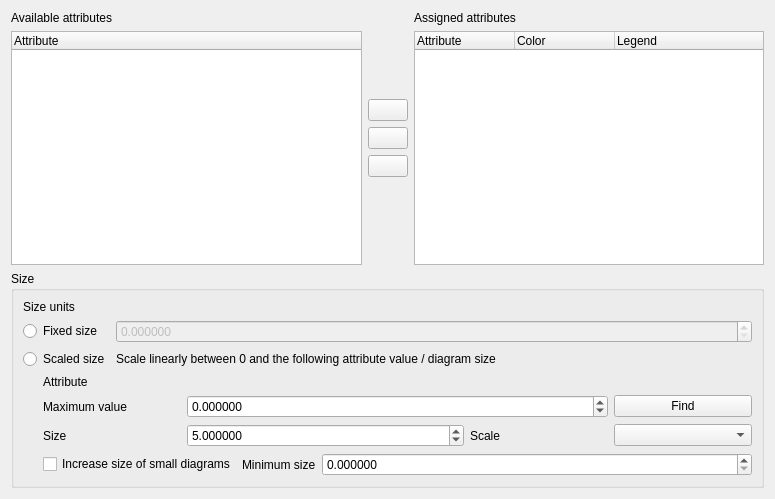
                <widget class="QWidget" name="scrollAreaWidgetContents">
                 <property name="geometry">
                  <rect>
                   <x>0</x>
                   <y>0</y>
                   <width>775</width>
                   <height>499</height>
                  </rect>
                 </property>
                 <layout class="QGridLayout" name="gridLayout_9">
                  <item row="0" column="0">
                   <layout class="QVBoxLayout" name="verticalLayout_14">
                    <item>
                     <layout class="QHBoxLayout" name="horizontalLayout_2">
                      <item>
                       <layout class="QVBoxLayout" name="availAttributesLayout">
                        <item>
                         <widget class="QLabel" name="label">
                          <property name="text">
                           <string>Available attributes</string>
                          </property>
                         </widget>
                        </item>
                        <item>
                         <widget class="QTreeWidget" name="mAttributesTreeWidget">
                          <property name="selectionMode">
                           <enum>QAbstractItemView::ExtendedSelection</enum>
                          </property>
                          <property name="indentation">
                           <number>0</number>
                          </property>
                          <property name="rootIsDecorated">
                           <bool>false</bool>
                          </property>
                          <property name="itemsExpandable">
                           <bool>false</bool>
                          </property>
                          <property name="expandsOnDoubleClick">
                           <bool>false</bool>
                          </property>
                          <property name="columnCount">
                           <number>1</number>
                          </property>
                          <column>
                           <property name="text">
                            <string notr="true">Attribute</string>
                           </property>
                          </column>
                         </widget>
                        </item>
                       </layout>
                      </item>
                      <item>
                       <layout class="QVBoxLayout" name="attributeButtonLayout">
                        <item>
                         <spacer name="verticalSpacer">
                          <property name="orientation">
                           <enum>Qt::Vertical</enum>
                          </property>
                          <property name="sizeHint" stdset="0">
                           <size>
                            <width>20</width>
                            <height>0</height>
                           </size>
                          </property>
                         </spacer>
                        </item>
                        <item>
                         <widget class="QPushButton" name="mAddAttributeExpression">
                          <property name="enabled">
                           <bool>true</bool>
                          </property>
                          <property name="toolTip">
                           <string>Add expression</string>
                          </property>
                          <property name="icon">
                           <iconset resource="../../images/images.qrc">
                            <normaloff>:/images/themes/default/mIconExpression.svg</normaloff>:/images/themes/default/mIconExpression.svg</iconset>
                          </property>
                         </widget>
                        </item>
                        <item>
                         <widget class="QPushButton" name="mAddCategoryPushButton">
                          <property name="sizePolicy">
                           <sizepolicy hsizetype="Minimum" vsizetype="Fixed">
                            <horstretch>0</horstretch>
                            <verstretch>0</verstretch>
                           </sizepolicy>
                          </property>
                          <property name="toolTip">
                           <string>Add selected attributes</string>
                          </property>
                          <property name="text">
                           <string/>
                          </property>
                          <property name="icon">
                           <iconset resource="../../images/images.qrc">
                            <normaloff>:/images/themes/default/symbologyAdd.svg</normaloff>:/images/themes/default/symbologyAdd.svg</iconset>
                          </property>
                         </widget>
                        </item>
                        <item>
                         <widget class="QPushButton" name="mRemoveCategoryPushButton">
                          <property name="sizePolicy">
                           <sizepolicy hsizetype="Minimum" vsizetype="Fixed">
                            <horstretch>0</horstretch>
                            <verstretch>0</verstretch>
                           </sizepolicy>
                          </property>
                          <property name="toolTip">
                           <string>Remove selected attributes</string>
                          </property>
                          <property name="text">
                           <string/>
                          </property>
                          <property name="icon">
                           <iconset resource="../../images/images.qrc">
                            <normaloff>:/images/themes/default/symbologyRemove.svg</normaloff>:/images/themes/default/symbologyRemove.svg</iconset>
                          </property>
                         </widget>
                        </item>
                        <item>
                         <spacer name="verticalSpacer_5">
                          <property name="orientation">
                           <enum>Qt::Vertical</enum>
                          </property>
                          <property name="sizeHint" stdset="0">
                           <size>
                            <width>20</width>
                            <height>0</height>
                           </size>
                          </property>
                         </spacer>
                        </item>
                       </layout>
                      </item>
                      <item>
                       <layout class="QVBoxLayout" name="assignedAttributesLayout">
                        <item>
                         <widget class="QLabel" name="Assigened">
                          <property name="text">
                           <string>Assigned attributes</string>
                          </property>
                         </widget>
                        </item>
                        <item>
                         <widget class="QTreeWidget" name="mDiagramAttributesTreeWidget">
                          <property name="toolTip">
                           <string>Drag and drop to reorder</string>
                          </property>
                          <property name="dragEnabled">
                           <bool>true</bool>
                          </property>
                          <property name="dragDropMode">
                           <enum>QAbstractItemView::InternalMove</enum>
                          </property>
                          <property name="defaultDropAction">
                           <enum>Qt::TargetMoveAction</enum>
                          </property>
                          <property name="selectionMode">
                           <enum>QAbstractItemView::ExtendedSelection</enum>
                          </property>
                          <property name="indentation">
                           <number>0</number>
                          </property>
                          <property name="rootIsDecorated">
                           <bool>false</bool>
                          </property>
                          <property name="itemsExpandable">
                           <bool>false</bool>
                          </property>
                          <property name="columnCount">
                           <number>3</number>
                          </property>
                          <column>
                           <property name="text">
                            <string>Attribute</string>
                           </property>
                          </column>
                          <column>
                           <property name="text">
                            <string>Color</string>
                           </property>
                          </column>
                          <column>
                           <property name="text">
                            <string>Legend</string>
                           </property>
                          </column>
                         </widget>
                        </item>
                       </layout>
                      </item>
                     </layout>
                    </item>
                    <item>
                     <widget class="QgsCollapsibleGroupBox" name="mGroupBox_2">
                      <property name="title">
                       <string>Size</string>
                      </property>
                      <layout class="QGridLayout" name="gridLayout_8">
                       <item row="0" column="0">
                        <widget class="QLabel" name="mDiagramUnitsLabel">
                         <property name="text">
                          <string>Size units</string>
                         </property>
                        </widget>
                       </item>
                       <item row="0" column="1">
                        <widget class="QgsUnitSelectionWidget" name="mDiagramUnitComboBox" native="true">
                         <property name="focusPolicy">
                          <enum>Qt::StrongFocus</enum>
                         </property>
                        </widget>
                       </item>
                       <item row="1" column="0">
                        <widget class="QRadioButton" name="mFixedSizeRadio">
                         <property name="text">
                          <string>Fixed size</string>
                         </property>
                        </widget>
                       </item>
                       <item row="1" column="1">
                        <widget class="QgsDoubleSpinBox" name="mDiagramSizeSpinBox">
                         <property name="enabled">
                          <bool>false</bool>
                         </property>
                         <property name="sizePolicy">
                          <sizepolicy hsizetype="MinimumExpanding" vsizetype="Fixed">
                           <horstretch>0</horstretch>
                           <verstretch>0</verstretch>
                          </sizepolicy>
                         </property>
                         <property name="decimals">
                          <number>6</number>
                         </property>
                         <property name="maximum">
                          <double>9999999.990000000223517</double>
                         </property>
                         <property name="singleStep">
                          <double>0.200000000000000</double>
                         </property>
                        </widget>
                       </item>
                       <item row="2" column="0">
                        <widget class="QRadioButton" name="mAttributeBasedScalingRadio">
                         <property name="text">
                          <string>Scaled size</string>
                         </property>
                        </widget>
                       </item>
                       <item row="2" column="1">
                        <widget class="QLabel" name="mLinearlyScalingLabel">
                         <property name="text">
                          <string>Scale linearly between 0 and the following attribute value / diagram size</string>
                         </property>
                         <property name="wordWrap">
                          <bool>true</bool>
                         </property>
                        </widget>
                       </item>
                       <item row="3" column="0" colspan="2">
                        <widget class="QFrame" name="mLinearScaleFrame">
                         <property name="frameShape">
                          <enum>QFrame::NoFrame</enum>
                         </property>
                         <property name="frameShadow">
                          <enum>QFrame::Plain</enum>
                         </property>
                         <layout class="QVBoxLayout" name="verticalLayout_2">
                          <property name="leftMargin">
                           <number>20</number>
                          </property>
                          <property name="topMargin">
                           <number>0</number>
                          </property>
                          <property name="rightMargin">
                           <number>0</number>
                          </property>
                          <property name="bottomMargin">
                           <number>0</number>
                          </property>
                          <item>
                           <layout class="QGridLayout" name="gridLayout">
                            <item row="3" column="0">
                             <widget class="QLabel" name="mSizeLabel">
                              <property name="text">
                               <string>Size</string>
                              </property>
                             </widget>
                            </item>
                            <item row="3" column="3">
                             <widget class="QLabel" name="mScaleDependencyLabel">
                              <property name="text">
                               <string>Scale</string>
                              </property>
                             </widget>
                            </item>
                            <item row="3" column="4">
                             <widget class="QComboBox" name="mScaleDependencyComboBox"/>
                            </item>
                            <item row="4" column="0" colspan="5">
                             <widget class="QFrame" name="mFrameIncreaseSize">
                              <property name="frameShape">
                               <enum>QFrame::NoFrame</enum>
                              </property>
                              <property name="frameShadow">
                               <enum>QFrame::Raised</enum>
                              </property>
                              <layout class="QHBoxLayout" name="horizontalLayout">
                               <property name="leftMargin">
                                <number>0</number>
                               </property>
                               <property name="topMargin">
                                <number>0</number>
                               </property>
                               <property name="rightMargin">
                                <number>0</number>
                               </property>
                               <property name="bottomMargin">
                                <number>0</number>
                               </property>
                               <item>
                                <widget class="QCheckBox" name="mIncreaseSmallDiagramsCheck">
                                 <property name="text">
                                  <string>Increase size of small diagrams</string>
                                 </property>
                                </widget>
                               </item>
                               <item>
                                <widget class="QLabel" name="mIncreaseMinimumSizeLabel">
                                 <property name="text">
                                  <string>Minimum size</string>
                                 </property>
                                </widget>
                               </item>
                               <item>
                                <widget class="QgsDoubleSpinBox" name="mIncreaseMinimumSizeSpinBox">
                                 <property name="sizePolicy">
                                  <sizepolicy hsizetype="Expanding" vsizetype="Fixed">
                                   <horstretch>0</horstretch>
                                   <verstretch>0</verstretch>
                                  </sizepolicy>
                                 </property>
                                 <property name="decimals">
                                  <number>6</number>
                                 </property>
                                 <property name="maximum">
                                  <double>100000.000000000000000</double>
                                 </property>
                                 <property name="singleStep">
                                  <double>0.200000000000000</double>
                                 </property>
                                </widget>
                               </item>
                              </layout>
                             </widget>
                            </item>
                            <item row="2" column="4">
                             <widget class="QPushButton" name="mFindMaximumValueButton">
                              <property name="text">
                               <string>Find</string>
                              </property>
                             </widget>
                            </item>
                            <item row="0" column="1" rowspan="2" colspan="4">
                             <widget class="QgsFieldExpressionWidget" name="mSizeFieldExpressionWidget" native="true">
                              <property name="sizePolicy">
                               <sizepolicy hsizetype="Expanding" vsizetype="Preferred">
                                <horstretch>0</horstretch>
                                <verstretch>0</verstretch>
                               </sizepolicy>
                              </property>
                              <property name="maximumSize">
                               <size>
                                <width>16777215</width>
                                <height>16777215</height>
                               </size>
                              </property>
                             </widget>
                            </item>
                            <item row="0" column="0" rowspan="2">
                             <widget class="QLabel" name="mSizeAttributeLabel">
                              <property name="text">
                               <string>Attribute</string>
                              </property>
                             </widget>
                            </item>
                            <item row="2" column="0">
                             <widget class="QLabel" name="label_4">
                              <property name="text">
                               <string>Maximum value</string>
                              </property>
                             </widget>
                            </item>
                            <item row="2" column="1" colspan="3">
                             <widget class="QgsDoubleSpinBox" name="mMaxValueSpinBox">
                              <property name="decimals">
                               <number>6</number>
                              </property>
                              <property name="minimum">
                               <double>-99999999.000000000000000</double>
                              </property>
                              <property name="maximum">
                               <double>99999999.000000000000000</double>
                              </property>
                             </widget>
                            </item>
                            <item row="3" column="1" colspan="2">
                             <widget class="QgsDoubleSpinBox" name="mSizeSpinBox">
                              <property name="decimals">
                               <number>6</number>
                              </property>
                              <property name="maximum">
                               <double>9999999.000000000000000</double>
                              </property>
                              <property name="singleStep">
                               <double>0.200000000000000</double>
                              </property>
                              <property name="value">
                               <double>5.000000000000000</double>
                              </property>
                             </widget>
                            </item>
                           </layout>
                          </item>
                         </layout>
                        </widget>
                       </item>
                      </layout>
                     </widget>
                    </item>
                   </layout>
                  </item>
                 </layout>
                </widget>
